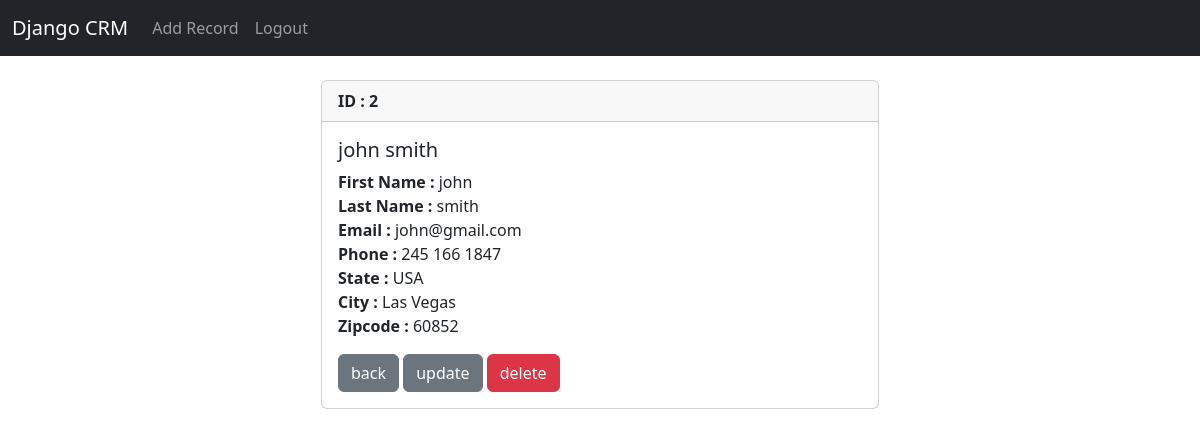
The page /record/2 (signed in) on the database its author committed.
### app/models.py (models this page shows)
class Record(models.Model):
    first_name = models.CharField(max_length=50)
    last_name = models.CharField(max_length=50)
    email = models.EmailField(max_length=50)
    phone = models.CharField(max_length=50)
    state = models.CharField(max_length=50)
    city = models.CharField(max_length=50)
    zipcode = models.CharField(max_length=50)
    address = models.CharField(max_length=50)
    created_at = models.DateTimeField(auto_now_add=True)
    def __str__(self):
        return f'{self.first_name} {self.last_name}'

### app/views.py (the view)
# urls.py: path('record/<int:pk>', record, name='record'),
def record(request, pk):
    if request.user.is_authenticated:
        record = Record.objects.get(id=pk)
    else:
        messages.error(request, 'You must Login to get access to this record')
        return redirect('home')
    context = {'record': record}
    return render(request, 'record.html', context)

### templates/record.html
{% extends 'base.html' %}
{% block content %}
<div class="col-md-6 offset-md-3">
<div class="card">
    <div class="card-header">
        <b> ID : {{record.id}}</b>
    </div>
    <div class="card-body">
        <h5 class="card-title">{{record}}</h5>
        <p class="card-text">
            <b>First Name : </b>{{record.first_name}} <br>
            <b>Last Name : </b>{{record.last_name}} <br>
            <b>Email : </b>{{record.email}} <br>
            <b>Phone : </b>{{record.phone}} <br>
            <b>State : </b>{{record.state}} <br>
            <b>City : </b>{{record.city}} <br>
            <b>Zipcode : </b>{{record.zipcode}}
        </p>
        <a href="{% url 'home' %}" class="btn btn-secondary">back</a>
        <a href="{% url 'update_record' record.id %}" class="btn btn-secondary">update</a>
        <a href="{% url 'delete_record' record.id %}" class="btn btn-danger">delete</a>
    </div>
  </div>
</div>
{% endblock %}

### rows shown on the page
Record: id "2", first_name+last_name "john smith", first_name "john", last_name "smith", email "john@gmail.com", phone "245 166 1847", state "USA", city "Las Vegas", zipcode "60852"
